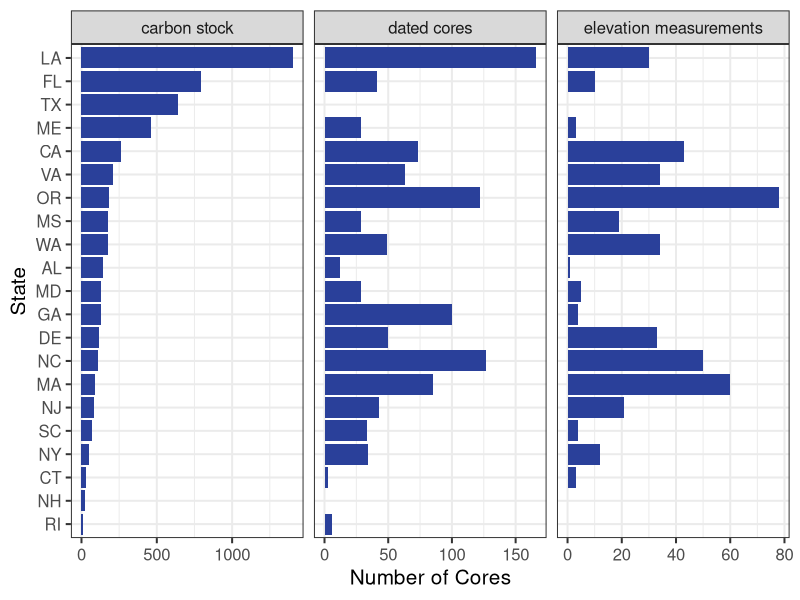
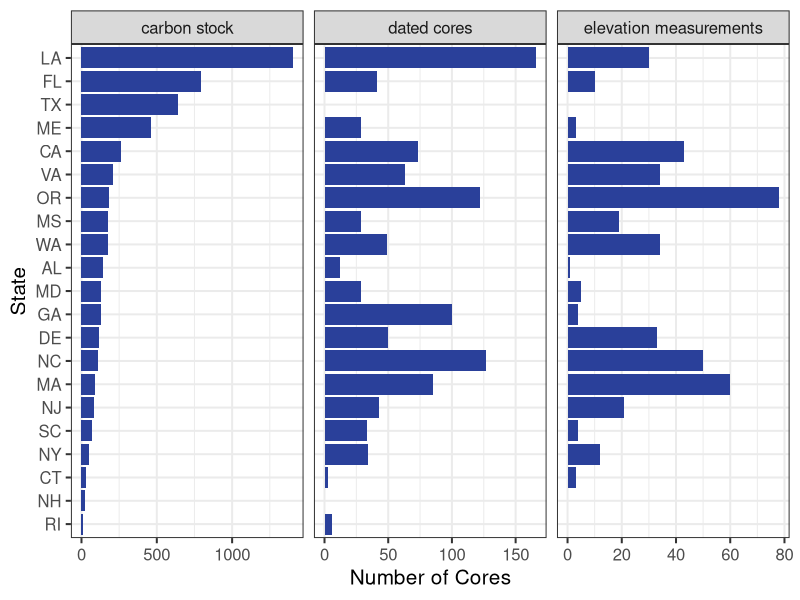

These charts were generated, in order, by the following R code: (Note: this script raises an error after producing the figures.)
## Analysis for Paper
## Jaxine Wolfe

library(tidyverse)

# read in data
cores <- read_csv("data/CCN_cores.csv", guess_max = 10000) %>% 
  filter(country == "United States") %>%
  rename(state = admin_division) %>% 
  filter(state != "Puerto Rico" & state != "Hawaii" & state != "Alaska")

## Quality metric table

# assign value of 1 to quality code observations (if they are present)
# so they can be tallied for report summary tables
core_qualities <- cores %>% 
  mutate(stocks_count = ifelse(!is.na(stocks_qual_code), 1, NA),
         dates_count = ifelse(!is.na(dates_qual_code), 1, NA),
         elev_count = ifelse(!is.na(elevation_qual_code), 1, NA)) %>% 
  # create column to indicate cases where cores didn't meet any qualifications
  mutate(na_qual_code = ifelse(is.na(stocks_count) & is.na(dates_count) & is.na(elev_count),
                               1, NA)) %>% 
  group_by(state) %>% 
  # Get counts by utility class
  summarise(`carbon stock` = sum(stocks_count, na.rm=T),
            `dated cores` = sum(dates_count, na.rm=T),
            `elevation measurements` = sum(elev_count, na.rm=T),
            `other utility` = sum(na_qual_code, na.rm = T),
            Total = n()) %>% 
  # Arrange in descending order for total number of cores
  arrange(-Total)
# The total is a bit deceiving because cores can fall under more than one category

# plot
plot_quality <- core_qualities %>% 
  select(-`other utility`, -Total) %>% 
  mutate(state = state.abb[match(state,state.name)]) %>% 
  mutate(state = fct_reorder(state, `carbon stock`)) %>% 
  pivot_longer(-state, names_to = "utility", values_to = "n_cores")

# green: #2D8F45
# brown: #825A30
ggplot(plot_quality, aes(state, n_cores)) +
  geom_col(fill = "#2A409A") +
  coord_flip() +
  facet_wrap(~utility, scales = "free_x",  nrow = 1) +
  ylab("Number of Cores") + xlab("State") +
  theme_bw(base_size = 15) +
  theme(legend.position = "none")

ggsave("figures/core_quality.jpg")

# Write to file
write_csv(core_qualities, "data/tables/state_core_quality.csv")
